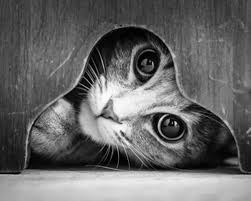
#> input picture Pattern Recognition/picture/test/images.jpg, 251 x 201 px, found by its file name
$ python 5.91.py
#> lines starting #> are read from the running program, lines starting #| are printed output that depends on the picture
#> further down, image is the input picture: shape (201, 251); min 0, max 255, mean 103.7
import cv2
import numpy as np
import matplotlib.pyplot as plt
import os

def ensure_dir(file_path):
    """确保目录存在，如果不存在则创建它"""
    if not os.path.exists(file_path):
        os.makedirs(file_path)

def motion_blur_kernel(length, angle):
    kernel = np.zeros((length, length))
    radians = np.deg2rad(angle + 90)  # +90 because the kernel is calculated from the top down
    x = int(length / 2 * np.cos(radians))
    y = int(length / 2 * np.sin(radians))
    cv2.line(kernel, (length//2 - x, length//2 - y), (length//2 + x, length//2 + y), 1, thickness=1)
    return kernel / kernel.sum()

def apply_motion_blur(image, kernel):
    """Apply motion blur kernel to an image"""
    return cv2.filter2D(image, -1, kernel)
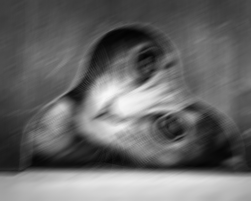
#> returned value: shape (201, 251); min 2, max 248, mean 103.9

def add_gaussian_noise(image, mean=0, var=0.01):
    """Add Gaussian noise to an image"""
#> called with mean = 0, var = 0.01
    sigma = var**0.5
    gauss = np.random.normal(mean, sigma, image.shape).astype(np.float32)
    noisy = image.astype(np.float32) + gauss
    return np.clip(noisy, 0, 255).astype(np.uint8)

def cls_deblur(noisy_img, kernel, gamma):
    """Perform Constrained Least Squares deblurring of a noisy image"""
#> called with kernel = array of shape (15, 15), gamma = 0.01
    kernel_fft = np.fft.fft2(kernel, s=noisy_img.shape[:2])
    kernel_fft_conj = np.conj(kernel_fft)
    P = np.pad(np.array([[0, -1, 0], [-1, -4, -1], [0, -1, 0]]), [(0, noisy_img.shape[0]-3), (0, noisy_img.shape[1]-3)], mode='constant')
    P_fft = np.fft.fft2(P)

    deblurred = np.zeros_like(noisy_img, dtype=np.float32)
    noisy_fft = np.fft.fft2(noisy_img)
    numerator = kernel_fft_conj * noisy_fft
    denominator = kernel_fft_conj * kernel_fft + gamma * np.abs(P_fft)**2
    result_fft = numerator / denominator
    result = np.fft.ifft2(result_fft)
    deblurred = np.abs(result)
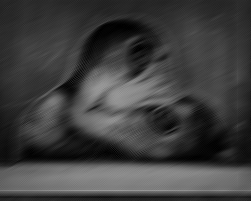
#> deblurred: shape (201, 251) float64; min 0.0118, max 157.4, mean 63

    return np.clip(deblurred, 0, 255).astype(np.uint8)

if __name__ == '__main__':
    image_path = 'D://PycharmProjects//pythonProject//Pattern Recognition//picture//images.jpg'
    base_path = 'D://PycharmProjects//pythonProject//Pattern Recognition//picture//5.9'
    ensure_dir(base_path)  # 确保文件夹存在

    image = cv2.imread(image_path, cv2.IMREAD_GRAYSCALE)  # 以灰度模式读取图像

    kernel_size = 15
    angle = 60
    kernel = motion_blur_kernel(kernel_size, angle)
    blurred_image = apply_motion_blur(image, kernel)

    # 添加高斯噪声到模糊图像
    noisy_blurred_image = add_gaussian_noise(blurred_image)

    gamma = 0.01  # 正则化参数
    restored_image = cls_deblur(noisy_blurred_image, kernel, gamma)

    # 保存图像
    cv2.imwrite(os.path.join(base_path, 'original_image.png'), image)
    cv2.imwrite(os.path.join(base_path, 'noisy_blurred_image.png'), noisy_blurred_image)
    cv2.imwrite(os.path.join(base_path, 'restored_image.png'), restored_image)

    # 显示图像
    plt.figure(figsize=(16, 12))
    plt.subplot(131)
    plt.imshow(image, cmap='gray')
    plt.title("Original Image")
    plt.axis("off")

    plt.subplot(132)
    plt.imshow(noisy_blurred_image, cmap='gray')
    plt.title("Blurred + Gaussian Noise")
    plt.axis("off")

    plt.subplot(133)
    plt.imshow(restored_image, cmap='gray')
    plt.title("CLS Deblurred")
    plt.axis("off")

    plt.show()
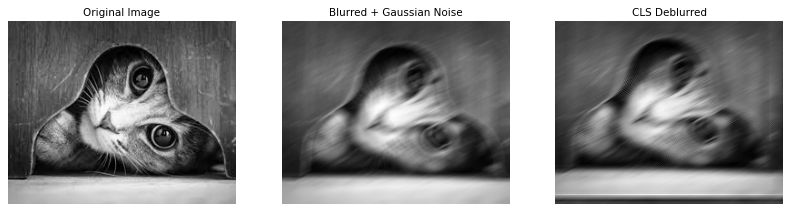
#> figure drawn by matplotlib, 3 panels

$ run again, with Pattern Recognition/picture/test/20240329152622.jpg copied over Pattern Recognition/picture/test/images.jpg
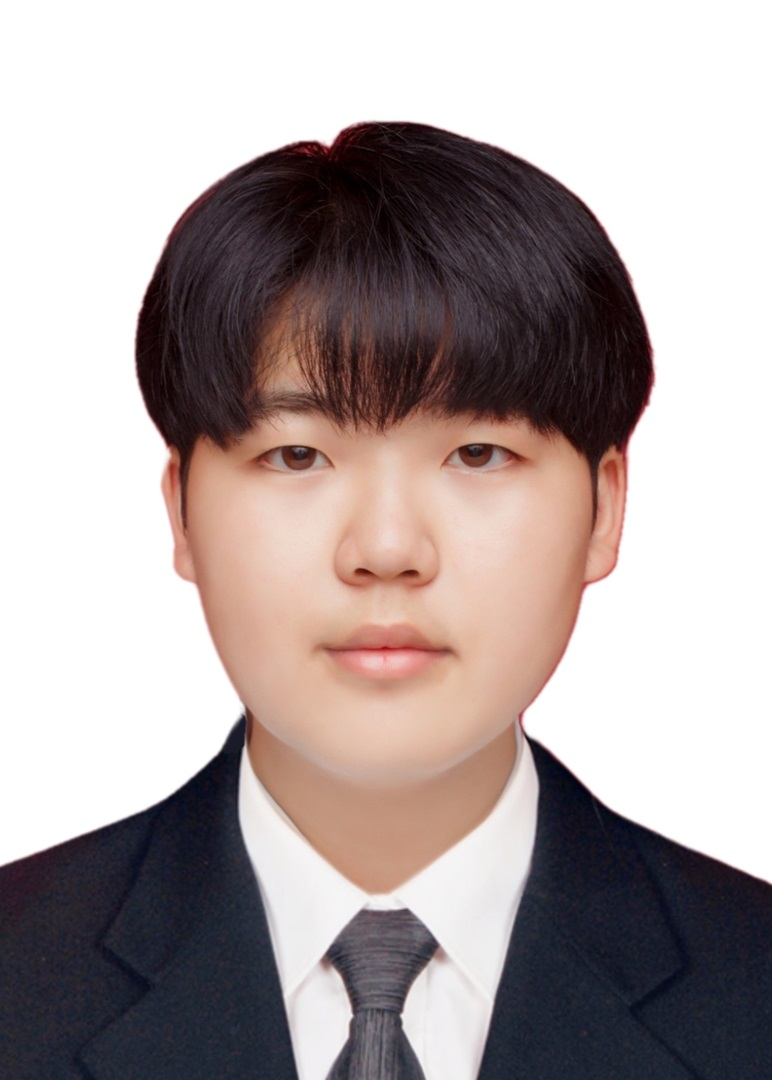
#> input picture Pattern Recognition/picture/test/20240329152622.jpg, 772 x 1080 px, found by its file name
#> in cls_deblur, `deblurred = np.abs(result)`:
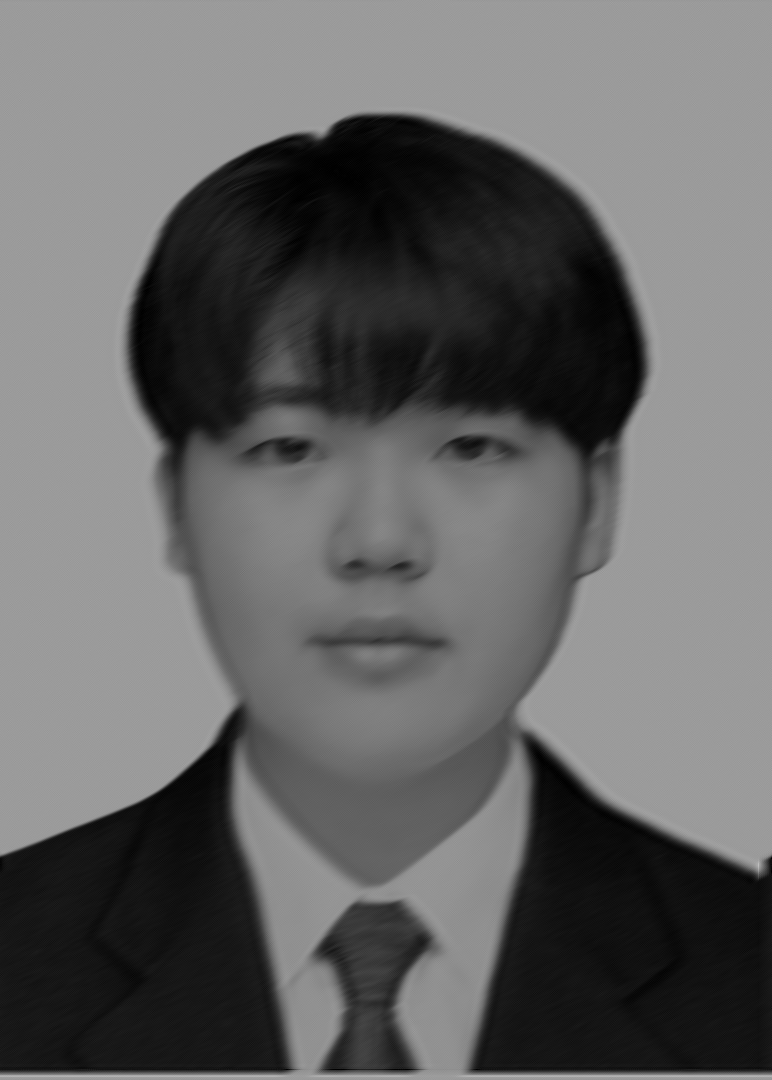
#> deblurred: shape (1080, 772) float64; min 0.00109, max 191.8, mean 100.7
#> `plt.show()`:
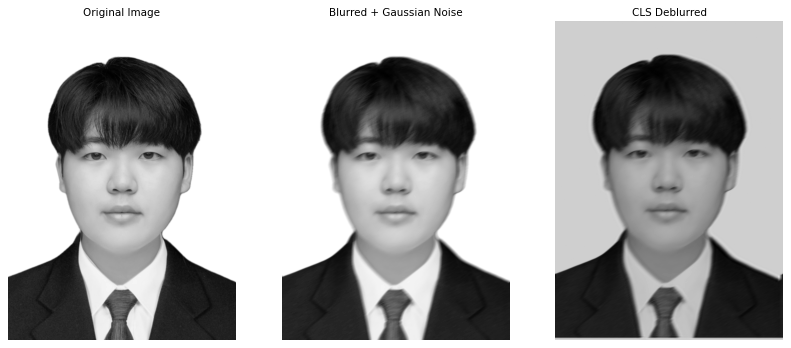
#> figure drawn by matplotlib, 3 panels
